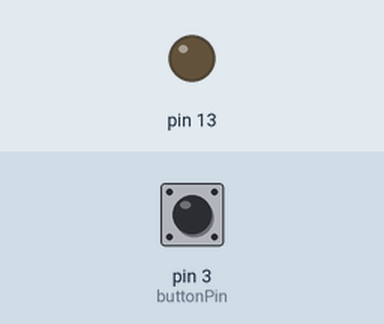
This sketch was run on a simulated Arduino Uno, built with avr-gcc and run on an emulated ATmega328P. Parts: output pins drawn as LEDs (lit = HIGH). The inputs (shaded band) are chosen by the test bench; at power-on: pin 3 (buttonPin) HIGH. What the sketch prints to the serial monitor is not drawn.

Above: at 1.2 s.
1.3 s: pin 3 (buttonPin) pulled LOW for 0.15 s
At 1.37 s:
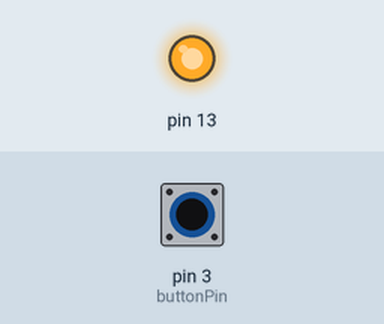
2.9 s: pin 3 (buttonPin) pulled LOW for 3.2 s
At 7.2 s:
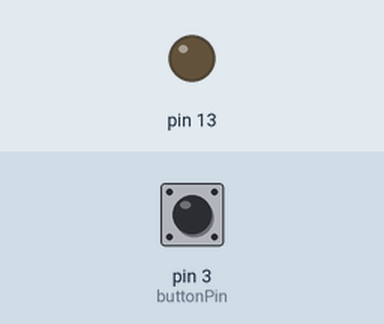
Timing chart, 0 to 8.7 s (numbered marks = the images above; inputs shaded):
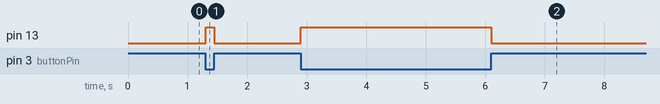

The sketch:

Pull-UP_resistor.ino
```cpp
// Pull-UP resistor

int buttonPin = 3;
int builtInLed = 13;

void setup() {
pinMode(buttonPin,INPUT);
pinMode(13,OUTPUT);
Serial.begin(9600);
}

void loop() {
int buttonState = digitalRead(buttonPin);
//read the state of the button input
if (buttonState == LOW) {
// if the button is pressed it is low state
digitalWrite(13,HIGH);
//see flickering led or less bright
} else {
digitalWrite(13,LOW);
Serial.println(buttonState);
}
}
```

Measured:
- after the input at 1.3 s, pin 13: LOW → HIGH at once, → LOW 0.15 s later
- after the input at 2.9 s, pin 13: LOW → HIGH at once, → LOW 3.2 s later
